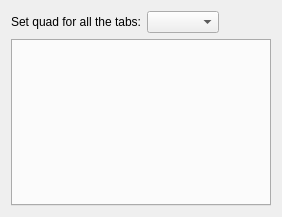
<?xml version="1.0" encoding="UTF-8"?>
<ui version="4.0">
 <class>Form</class>
 <widget class="QWidget" name="Form">
  <property name="geometry">
   <rect>
    <x>0</x>
    <y>0</y>
    <width>282</width>
    <height>217</height>
   </rect>
  </property>
  <property name="windowTitle">
   <string>Form</string>
  </property>
  <property name="styleSheet">
   <string notr="true"/>
  </property>
  <layout class="QGridLayout" name="gridLayout">
   <item row="0" column="1">
    <widget class="QComboBox" name="IrisInputBox">
     <property name="sizePolicy">
      <sizepolicy hsizetype="Fixed" vsizetype="Fixed">
       <horstretch>0</horstretch>
       <verstretch>0</verstretch>
      </sizepolicy>
     </property>
    </widget>
   </item>
   <item row="0" column="0">
    <widget class="QLabel" name="label">
     <property name="text">
      <string>Set quad for all the tabs:</string>
     </property>
     <property name="alignment">
      <set>Qt::AlignRight|Qt::AlignTrailing|Qt::AlignVCenter</set>
     </property>
    </widget>
   </item>
   <item row="1" column="0" colspan="3">
    <widget class="QTabWidget" name="tabWidget">
     <property name="currentIndex">
      <number>-1</number>
     </property>
    </widget>
   </item>
  </layout>
 </widget>
 <resources/>
 <connections/>
</ui>
